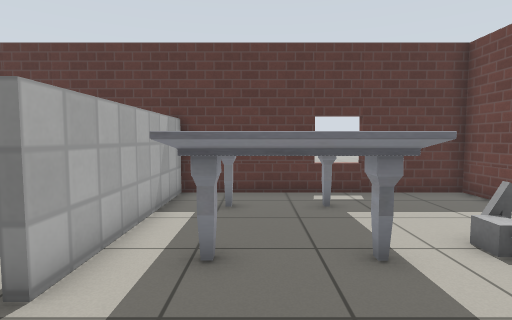
view 1 (above)

16 first-person views from a walk through a world built for the Gazebo simulator. The camera is 0.92 m above the floor, tilts 4° down and sees 80° across. The floor is counted in squares, 0.5 m on a side. Each view is taken from the middle of a square. On the plan, view 1 faces up. The plan holds only what a view shows up to about 16 squares ahead; the rest is blank. The place goes on beyond the plan. Robots are left out. Simple patterns stand in for the simulator's built-in surfaces.

view 2
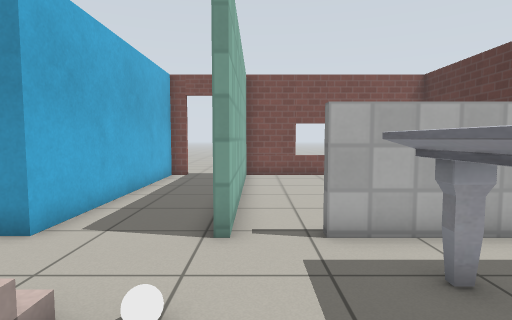

view 3
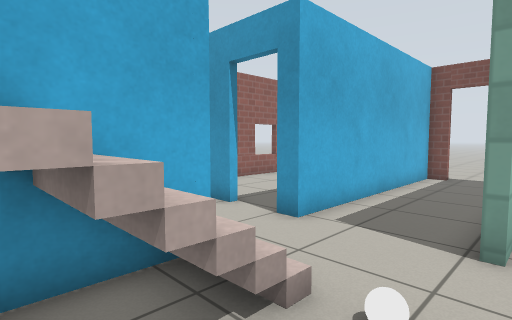

view 4
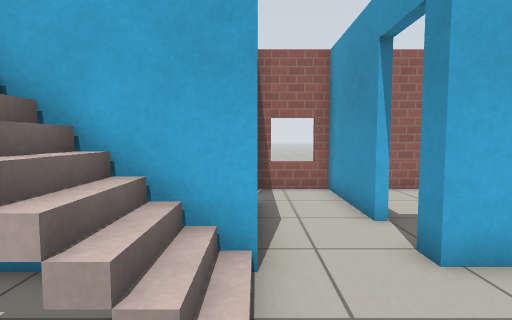

view 5
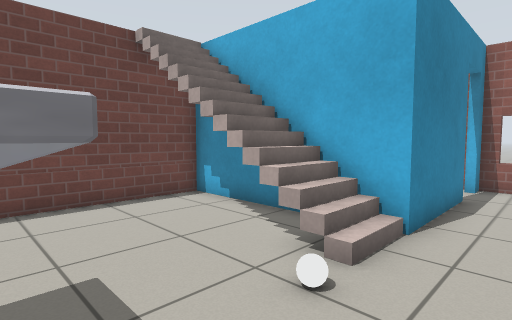

view 6
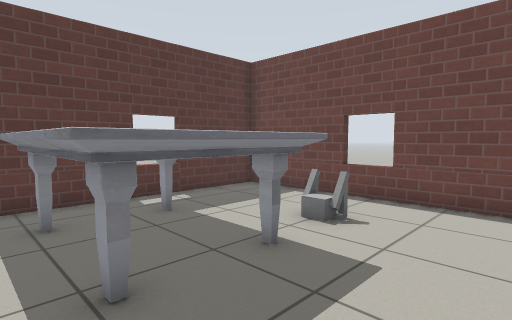

view 7
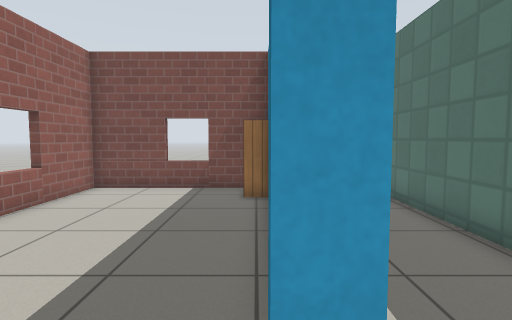

view 8
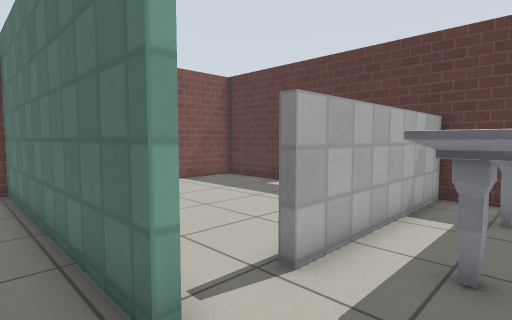

view 9
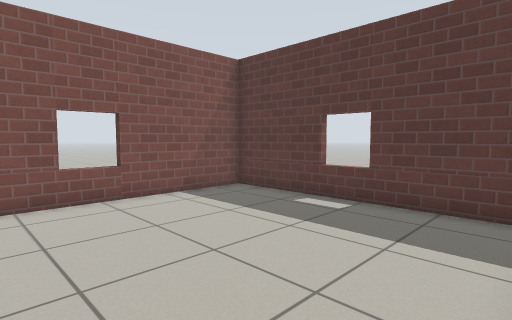

view 10
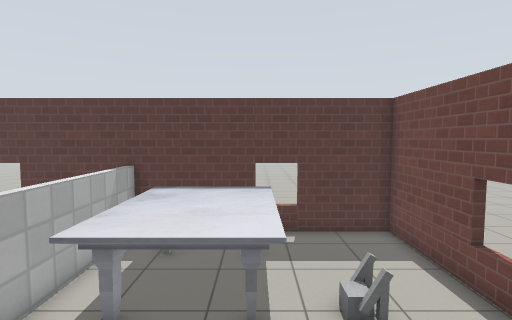

view 11
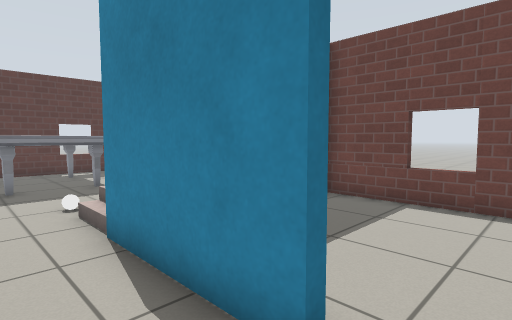

view 12
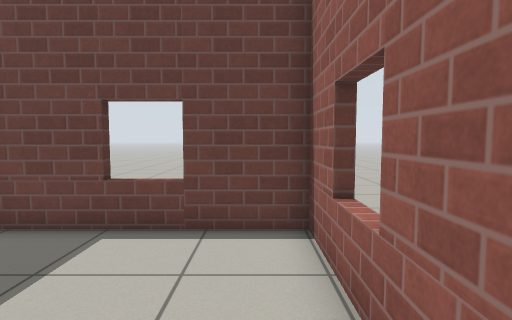

view 13
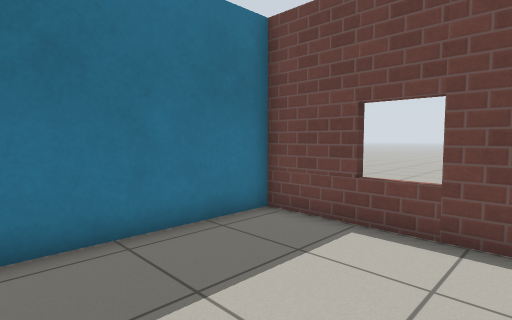

view 14
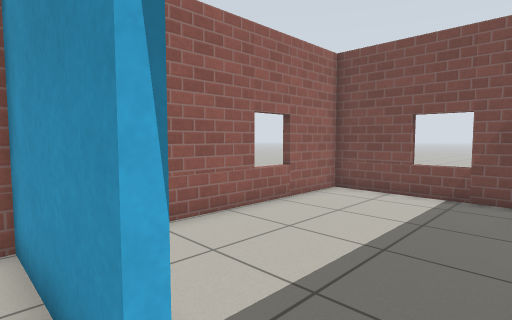

view 15
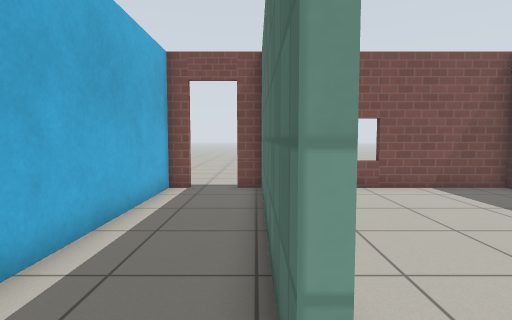

view 16
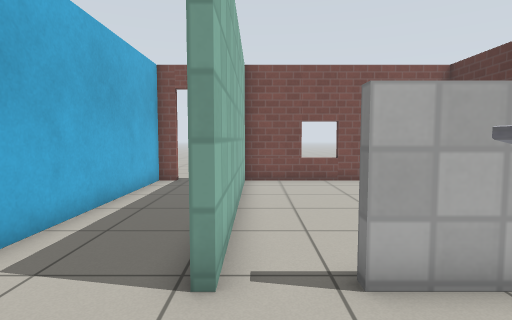

### Floor plan
Points are (right, up) in squares from view 1. A wall is a line through its corners. A room is listed if a view was taken in it or the views show most of it. See-through windows are left out.
Room 1 (views 1, 2, 3, 4, 5, 6, 7, 8, 10, 11, 14, 15, 16)
walls: (-2.5, 1.5) (-2.5, 1.2) (-12.3, 1.2) (-12.3, 0.2); (-2.5, -4.6) (-2.5, -9.1) (0, -9.1); (0, -6.6) (0, -2.1) (7.1, -2.1) (7.1, 10.3) (-3.1, 10.3); (-2.5, 10.4) (-2.5, 3.2); (-10.5, -2.3) (-2.5, -2.3) (-2.5, -3); (-12.3, -1.5) (-12.3, -2.3)
ways out: opening at (-3, 2.5) to room 2; open door at (0, -7.5) to room 3; open door at (-3, -3.5) to room 4; open door at (-12.5, -0.5)
objects: marble table (-1, 4) to (2, 9); white ball (0, 1); grey box (4, 0); person (4, 5)
Room 2 (view 9)
walls: (-12.2, 5.6) (-12.7, 5.6); (-3.1, 10.3) (-12.3, 10.3) (-12.3, 1.5) (-2.5, 1.5)
ways out: opening at (-3, 2.5) to room 1
Room 3 (views 12, 13)
walls: (2.1, -9.1) (7.1, -9.1) (7.1, -2.4) (1.4, -2.4)
ways out: open door at (0, -7.5) to room 1
Room 4 (no view inside)
walls: (-12.7, -6.4) (-12.2, -6.4); (-12.3, -3.8) (-12.3, -9.1) (-4.7, -9.1)
ways out: open door at (-3, -3.5) to room 1
objects: bookshelf (-12, -3) to (-11, -3)

Positions as (right, up) in squares from view 1, and headings:
1: (0, 0), facing up
2: (3, 2), facing left
3: (3, 2), facing down-left
4: (0, 2), facing down
5: (-2, 4), facing down-right
6: (-2, 1), facing up-right
7: (-1, -3), facing left
8: (0, 0), facing up-left
9: (-3, 2), facing up-left
10: (2, -1), facing up
11: (-2, -8), facing up-right
12: (1, -8), facing right
13: (1, -8), facing up-right
14: (-2, -3), facing down-left
15: (-1, 1), facing left
16: (1, 2), facing left
